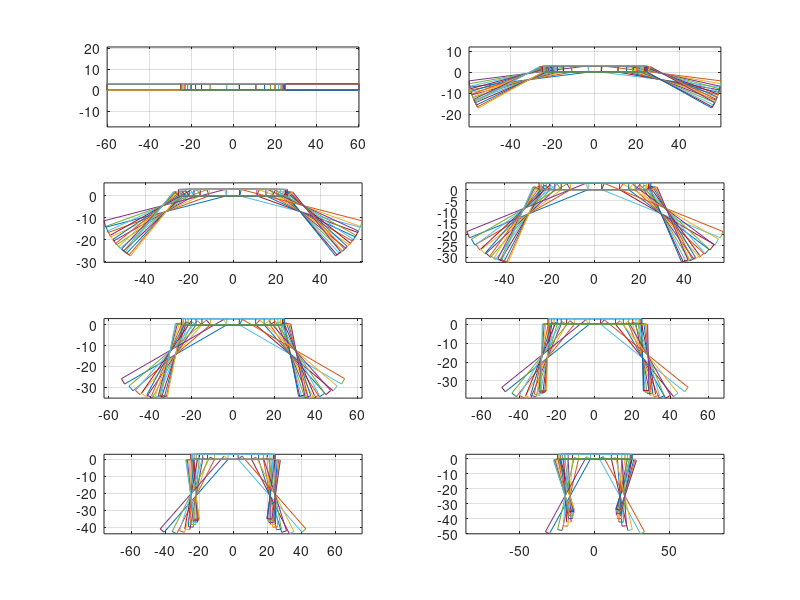

This figure's MATLAB source:
clear
hh=linspace(0,50,8);
for i=1:8
h=hh(i);
yuliu=3;
y=-22.5:2.5:-2.5;
x=-sqrt(25^2-y.^2);
x=[-yuliu,x];                                                                                                                                                                                                                                                                                                                                                                                                                                                                                                                                   
l=x-(-60);
xo=-sqrt((l(1)/2)^2-(h/2)^2)+x(1);
yo=-0.5*h;
d=sqrt((xo-x).^2+yo^2);
xx1=(xo-x).*(l-d)./d+xo;
yy1=yo.*(l-d)./d+yo;
%xx2=xx(length(xx):-1:1);
%yy2=yy(length(yy):-1:1);
%xx1=[xx,xx2];
%yy1=[yy,yy2];
xx2=xx1-3*(0-yy1)./(sqrt((x-xx1).^2+(yy1).^2));
yy2=yy1+3*(x-xx1)./(sqrt((x-xx1).^2+(yy1).^2));
xx3=x-3*(0-yy1)./(sqrt((x-xx1).^2+(yy1).^2));
yy3=0+3*(x-xx1)./(sqrt((x-xx1).^2+(yy1).^2));
%xx2=xx1-3*(x-xx1)./(sqrt((x-xx1).^2+(yy1).^2));
%yy2=yy1+3*(0-yy1)./(sqrt((x-xx1).^2+(yy1).^2));
%xx3=x-3*(x-xx1)./(sqrt((x-xx1).^2+(yy1).^2));
%yy3=0+3*(0-yy1)./(sqrt((x-xx1).^2+(yy1).^2));
subplot(4,2,i);
for i=1:length(xx1)
    plot([xx1(i),x(i),],[yy1(i),0]);
    hold on
end 
for i=1:length(xx1)
    plot([xx2(i),xx3(i)],[yy2(i),yy3(i)]);
    hold on
end    
for i=1:length(xx1)
    plot([xx2(i),xx1(i)],[yy2(i),yy1(i)]);
    hold on
end    
for i=1:length(xx1)
    plot([xx3(i),x(i)],[yy3(i),0]);
    hold on
end   
for i=1:length(xx1)
    plot([-xx1(i),-x(i)],[yy1(i),0]);
    hold on
end 
for i=1:length(xx1)
    plot([-xx2(i),-xx3(i)],[yy2(i),yy3(i)]);
    hold on
end    
for i=1:length(xx1)
    plot([-xx2(i),-xx1(i)],[yy2(i),yy1(i)]);
    hold on
end    
for i=1:length(xx1)
    plot([-xx3(i),-x(i)],[yy3(i),0]);
    hold on
end 
for i=1:length(x)
    plot([-x(i),x(i)],[0,0]);hold on;
    plot([-x(i),x(i)],[3,3]);hold on;
    plot([x(i),x(i)],[0,3]);hold on;
    plot([-x(i),-x(i)],[0,3]);hold on;
end  
axis equal
grid on
hold off
end
axis equal

